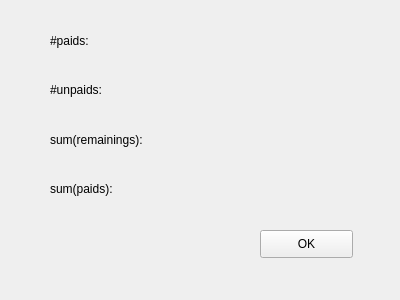
<?xml version="1.0" encoding="UTF-8"?>
<ui version="4.0">
 <class>instalments</class>
 <widget class="QWidget" name="instalments">
  <property name="geometry">
   <rect>
    <x>0</x>
    <y>0</y>
    <width>400</width>
    <height>300</height>
   </rect>
  </property>
  <property name="windowTitle">
   <string>Form</string>
  </property>
  <widget class="QWidget" name="verticalLayoutWidget">
   <property name="geometry">
    <rect>
     <x>50</x>
     <y>19</y>
     <width>301</width>
     <height>191</height>
    </rect>
   </property>
   <layout class="QVBoxLayout" name="verticalLayout">
    <item>
     <widget class="QLabel" name="num_of_paids_lbl">
      <property name="text">
       <string>#paids: </string>
      </property>
     </widget>
    </item>
    <item>
     <widget class="QLabel" name="num_of_unpaids_lbl">
      <property name="text">
       <string>#unpaids: </string>
      </property>
     </widget>
    </item>
    <item>
     <widget class="QLabel" name="sum_of_remainings_lbl">
      <property name="text">
       <string>sum(remainings): </string>
      </property>
     </widget>
    </item>
    <item>
     <widget class="QLabel" name="sum_of_paids_lbl">
      <property name="text">
       <string>sum(paids): </string>
      </property>
     </widget>
    </item>
   </layout>
  </widget>
  <widget class="QPushButton" name="ok_pbn">
   <property name="geometry">
    <rect>
     <x>260</x>
     <y>230</y>
     <width>93</width>
     <height>28</height>
    </rect>
   </property>
   <property name="text">
    <string>OK</string>
   </property>
  </widget>
 </widget>
 <resources/>
 <connections>
  <connection>
   <sender>ok_pbn</sender>
   <signal>clicked()</signal>
   <receiver>instalments</receiver>
   <slot>close()</slot>
   <hints>
    <hint type="sourcelabel">
     <x>306</x>
     <y>243</y>
    </hint>
    <hint type="destinationlabel">
     <x>199</x>
     <y>149</y>
    </hint>
   </hints>
  </connection>
 </connections>
</ui>
